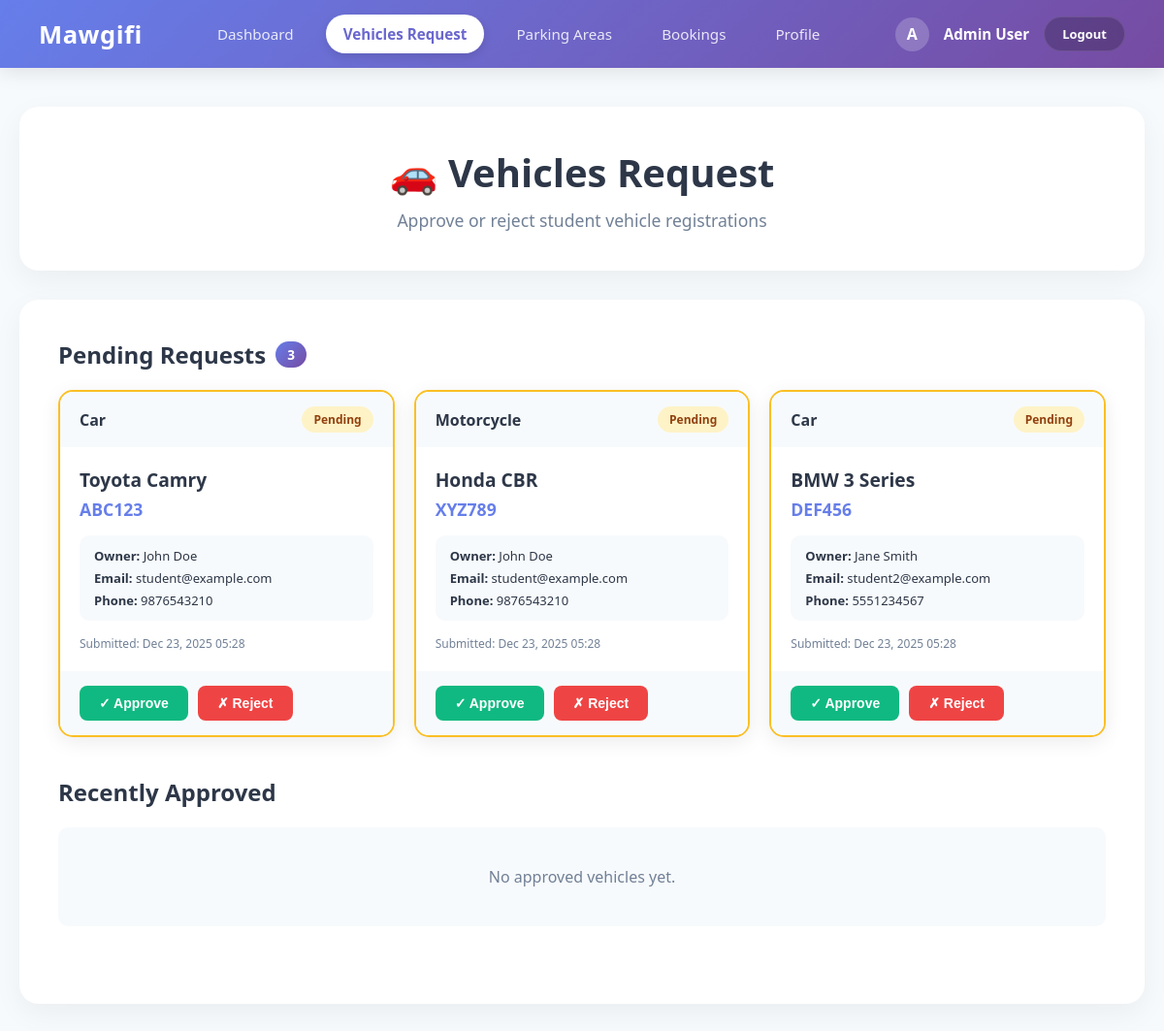
/Moudel1/Stafe.php?view=requests (signed in), run on the app's committed database.
### tables this page shows
CREATE TABLE Vehicle (
    vehicle_id INT AUTO_INCREMENT PRIMARY KEY,
    user_id INT NOT NULL,
    vehicle_type VARCHAR(50),
    vehicle_model VARCHAR(100),
    license_plate VARCHAR(20) NOT NULL,
    grant_document VARCHAR(255),
    created_at TIMESTAMP DEFAULT CURRENT_TIMESTAMP,
    approved_by INT,
    Approved_date DATETIME,
    status ENUM('pending', 'approved', 'rejected') DEFAULT 'pending',
    FOREIGN KEY (user_id) REFERENCES User(user_id) ON DELETE CASCADE ON UPDATE CASCADE
);

CREATE TABLE `User` (
    user_id INT AUTO_INCREMENT PRIMARY KEY,
    UserName VARCHAR(100) NOT NULL,
    Email VARCHAR(150) NOT NULL,
    PhoneNumber VARCHAR(20),
    UserType ENUM('admin', 'user', 'staff') DEFAULT 'user',
    created_at TIMESTAMP DEFAULT CURRENT_TIMESTAMP,
    updated_at TIMESTAMP DEFAULT CURRENT_TIMESTAMP ON UPDATE CURRENT_TIMESTAMP,
    password VARCHAR(255) NOT NULL,
    Address TEXT
);

### Moudel1/Stafe.php (the view, shortened to what this page needs)
<?php
$username = $_SESSION['username'] ?? 'User';
$current_view = isset($_GET['view']) ? $_GET['view'] : 'dashboard';
$conn = getDBConnection();
$pending_vehicles = [];
$stmt = $conn->prepare("
    SELECT v.vehicle_id, v.vehicle_type, v.vehicle_model, v.license_plate, v.created_at,
           u.UserName, u.Email, u.PhoneNumber
    FROM Vehicle v
    JOIN User u ON v.user_id = u.user_id
    WHERE v.status = 'pending' AND u.UserType = 'user'
    ORDER BY v.created_at ASC
");
$stmt->execute();
$result = $stmt->get_result();
while ($row = $result->fetch_assoc()) {
    $pending_vehicles[] = $row;
}
$approved_vehicles = [];
$total_pending = count($pending_vehicles);
$total_approved = count($approved_vehicles);
$stmt = $conn->prepare("SELECT COUNT(*) as count FROM Vehicle v JOIN User u ON v.user_id = u.user_id WHERE v.status = 'rejected' AND u.UserType = 'user'");
$stmt->execute();
$result = $stmt->get_result();
$row = $result->fetch_assoc();
$rejected_count = $row['count'];
?>
<!DOCTYPE html>
<html lang="en">
<head>
    <link rel="stylesheet" href="Stafe.css?v=<?php echo time(); ?>">
</head>
<body>
    <nav class="navbar">
        <div class="brand">Mawgifi</div>
        <div class="nav-links">
            <a href="Stafe.php?view=dashboard" <?php echo $current_view === 'dashboard' ? 'class="active"' : ''; ?>>Dashboard</a>
            <a href="Stafe.php?view=requests" <?php echo $current_view === 'requests' ? 'class="active"' : ''; ?>>Vehicles Request</a>
            <a href="../modules/parking/index.php">Parking Areas</a>
            <a href="../modules/booking/index.php">Bookings</a>
            <a href="Stafe.php?view=profile" <?php echo $current_view === 'profile' ? 'class="active"' : ''; ?>>Profile</a>
        </div>
        <div class="user-profile">
            <div class="avatar-circle"><?php echo strtoupper(substr($username, 0, 1)); ?></div>
            <span class="user-name"><?php echo htmlspecialchars($username); ?></span>
            <a href="../logout.php" class="logout-btn">Logout</a>
        </div>
    </nav>
    <div class="container">
        <?php if ($current_view === 'dashboard'): ?>
        <div class="dashboard-welcome">
            <h2>Welcome Back, <?php echo htmlspecialchars($username); ?>!</h2>
            <p>Manage student vehicle requests and parking operations</p>
        </div>
        <div class="modules-grid">
            <a href="Stafe.php?view=requests" class="module-card m1">
                <div class="module-icon">🚗</div>
                <h3>Vehicle Requests</h3>
                <p>Review and approve student vehicle registrations.</p>
            </a>
            <a href="../modules/parking/index.php" class="module-card m2">
                <div class="module-icon">🅿️</div>
                <h3>Parking Areas</h3>
                <p>Manage parking zones and monitor space availability.</p>
            </a>
            <a href="../modules/booking/index.php" class="module-card m3">
                <div class="module-icon">📋</div>
                <h3>Bookings</h3>
                <p>Oversee parking reservations and manage bookings.</p>
            </a>
        </div>
        <div class="stats-section">
            <div class="stat-card">
                <div class="stat-number"><?php echo $total_pending; ?></div>
                <div class="stat-label">Pending Requests</div>
            </div>
            <div class="stat-card">
                <div class="stat-number"><?php echo $total_approved; ?></div>
                <div class="stat-label">Approved Vehicles</div>
            </div>
            <div class="stat-card">
                <div class="stat-number"><?php echo $rejected_count; ?></div>
                <div class="stat-label">Rejected Requests</div>
            </div>
        </div>
        <?php else: ?>
        <div class="module-header">
            <h1>🚗 Vehicles Request</h1>
            <p>Approve or reject student vehicle registrations</p>
        </div>
        <div class="content-area">
            <div class="section">
                <h2>Pending Requests <span class="badge"><?php echo count($pending_vehicles); ?></span></h2>
                <?php if (empty($pending_vehicles)): ?>
                    <div class="no-data">
                        <p>No pending vehicle requests.</p>
                    </div>
                <?php else: ?>
                    <div class="cards-grid">
                        <?php foreach ($pending_vehicles as $vehicle): ?>
                            <div class="vehicle-card pending">
                                <div class="card-header">
                                    <span class="vehicle-type"><?php echo htmlspecialchars($vehicle['vehicle_type']); ?></span>
                                    <span class="status-badge status-pending">Pending</span>
                                </div>
                                <div class="card-body">
                                    <h3><?php echo htmlspecialchars($vehicle['vehicle_model']); ?></h3>
                                    <p class="license-plate"><?php echo htmlspecialchars($vehicle['license_plate']); ?></p>
                                    <div class="owner-info">
                                        <p><strong>Owner:</strong> <?php echo htmlspecialchars($vehicle['UserName']); ?></p>
                                        <p><strong>Email:</strong> <?php echo htmlspecialchars($vehicle['Email']); ?></p>
                                        <?php if ($vehicle['PhoneNumber']): ?>
                                            <p><strong>Phone:</strong> <?php echo htmlspecialchars($vehicle['PhoneNumber']); ?></p>
                                        <?php endif; ?>
                                    </div>
                                    <p class="date">Submitted: <?php echo date('M d, Y H:i', strtotime($vehicle['created_at'])); ?></p>
                                </div>
                                <div class="card-actions">
                                    <form method="POST" action="" style="display: inline;">
                                        <button type="submit" name="approve_vehicle" class="btn btn-approve">✓ Approve</button>
                                    </form>
                                    <form method="POST" action="" style="display: inline;" onsubmit="return confirm('Are you sure you want to reject this vehicle?');">
                                        <button type="submit" name="reject_vehicle" class="btn btn-reject">✗ Reject</button>
                                    </form>
                                </div>
                            </div>
                        <?php endforeach; ?>
                    </div>
                <?php endif; ?>
            </div>
            <div class="section">
                <h2>Recently Approved</h2>
                <?php if (empty($approved_vehicles)): ?>
                    <div class="no-data">
                        <p>No approved vehicles yet.</p>
                    </div>
                <?php endif; ?>
            </div>
        </div>
        <?php endif; ?>
    </div>
</body>
</html>

### Moudel1/Stafe.css (style rules this page uses)
:root { --primary-grad: linear-gradient(135deg, #667eea 0%, #764ba2 100%); --text-dark: #2d3748; --text-light: #718096; --bg-light: #f7fafc; }
* { margin: 0; padding: 0; box-sizing: border-box; }
body { font-family: 'Segoe UI', system-ui, sans-serif; background: var(--bg-light); color: var(--text-dark); }
.navbar { background: var(--primary-grad); color: white; padding: 15px 40px; display: flex; justify-content: space-between; align-items: center; box-shadow: 0 4px 20px rgba(0, 0, 0, 0.1); }
.navbar .brand { font-size: 1.6rem; font-weight: 800; letter-spacing: 0.5px; }
.nav-links { display: flex; gap: 15px; }
.nav-links a { color: rgba(255, 255, 255, 0.85); text-decoration: none; font-weight: 500; padding: 10px 18px; border-radius: 50px; transition: all 0.3s ease; font-size: 0.95rem; }
.nav-links a.active { background: white; color: #6a67ce; font-weight: 700; box-shadow: 0 4px 10px rgba(0, 0, 0, 0.1); }
.user-profile { display: flex; align-items: center; gap: 15px; }
.user-name { font-weight: 600; font-size: 0.95rem; }
.avatar-circle { width: 35px; height: 35px; background: rgba(255, 255, 255, 0.2); border-radius: 50%; display: flex; align-items: center; justify-content: center; font-weight: bold; }
.logout-btn { background: rgba(0, 0, 0, 0.2); color: white; border: 1px solid rgba(255, 255, 255, 0.1); padding: 8px 18px; border-radius: 20px; cursor: pointer; text-decoration: none; font-size: 13px; font-weight: 600; transition: all 0.3s; }
.container { max-width: 1200px; margin: 40px auto; padding: 0 20px; }
.module-header { background: white; padding: 40px; border-radius: 20px; box-shadow: 0 10px 30px rgba(0, 0, 0, 0.05); text-align: center; }
.module-header h1 { font-size: 2.5rem; margin-bottom: 10px; color: var(--text-dark); }
.module-header p { color: var(--text-light); font-size: 1.1rem; }
.content-area { margin-top: 30px; background: white; padding: 40px; border-radius: 20px; box-shadow: 0 10px 30px rgba(0, 0, 0, 0.05); }
.section { margin-bottom: 40px; }
.section h2 { font-size: 1.5rem; margin-bottom: 20px; color: var(--text-dark); display: flex; align-items: center; gap: 10px; }
.badge { background: var(--primary-grad); color: white; padding: 4px 12px; border-radius: 20px; font-size: 0.85rem; }
.cards-grid { display: grid; grid-template-columns: repeat(auto-fill, minmax(320px, 1fr)); gap: 20px; }
.vehicle-card { background: white; border-radius: 15px; box-shadow: 0 5px 20px rgba(0, 0, 0, 0.08); overflow: hidden; border: 2px solid #e2e8f0; transition: all 0.3s; }
.vehicle-card.pending { border-color: #fbbf24; }
.card-header { background: var(--bg-light); padding: 15px 20px; display: flex; justify-content: space-between; align-items: center; }
.vehicle-type { font-weight: 600; color: var(--text-dark); }
.status-badge { padding: 5px 12px; border-radius: 20px; font-size: 12px; font-weight: 600; }
.status-pending { background: #fef3c7; color: #92400e; }
.card-body { padding: 20px; }
.card-body h3 { font-size: 1.2rem; margin-bottom: 5px; color: var(--text-dark); }
.license-plate { font-size: 1.1rem; font-weight: 700; color: #667eea; margin-bottom: 15px; }
.owner-info { background: var(--bg-light); padding: 12px 15px; border-radius: 10px; margin-bottom: 15px; }
.owner-info p { font-size: 13px; color: var(--text-dark); margin-bottom: 5px; }
.owner-info p:last-child { margin-bottom: 0; }
.date { font-size: 12px; color: var(--text-light); }
.card-actions { padding: 15px 20px; background: var(--bg-light); display: flex; gap: 10px; }
.btn { padding: 10px 20px; border: none; border-radius: 8px; font-size: 14px; font-weight: 600; cursor: pointer; transition: all 0.3s; flex: 1; }
.btn-approve { background: #10b981; color: white; }
.btn-reject { background: #ef4444; color: white; }
.no-data { text-align: center; padding: 40px; color: var(--text-light); background: var(--bg-light); border-radius: 10px; }

### data on the page
vehicle: vehicle_type "Car", vehicle_model "Toyota Camry", license_plate "ABC123", user.UserName "John Doe", user.Email "student@example.com", user.PhoneNumber "9876543210", created_at "Dec 23, 2025 05:28"
vehicle: vehicle_type "Motorcycle", vehicle_model "Honda CBR", license_plate "XYZ789", user.UserName "John Doe", user.Email "student@example.com", user.PhoneNumber "9876543210", created_at "Dec 23, 2025 05:28"
vehicle: vehicle_type "Car", vehicle_model "BMW 3 Series", license_plate "DEF456", user.UserName "Jane Smith", user.Email "student2@example.com", user.PhoneNumber "5551234567", created_at "Dec 23, 2025 05:28"

### other printed values
substr($username, 0, 1) "A"
$username "Admin User"
count($pending_vehicles) "3"
